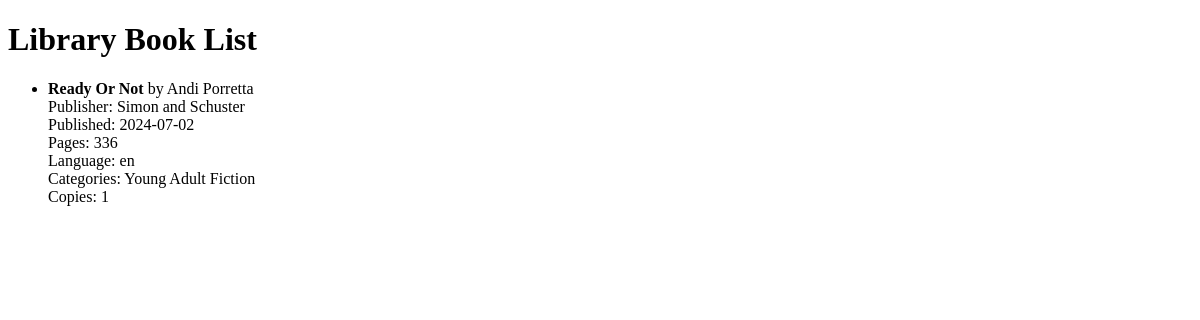
The page /books/ on the database as committed earlier.
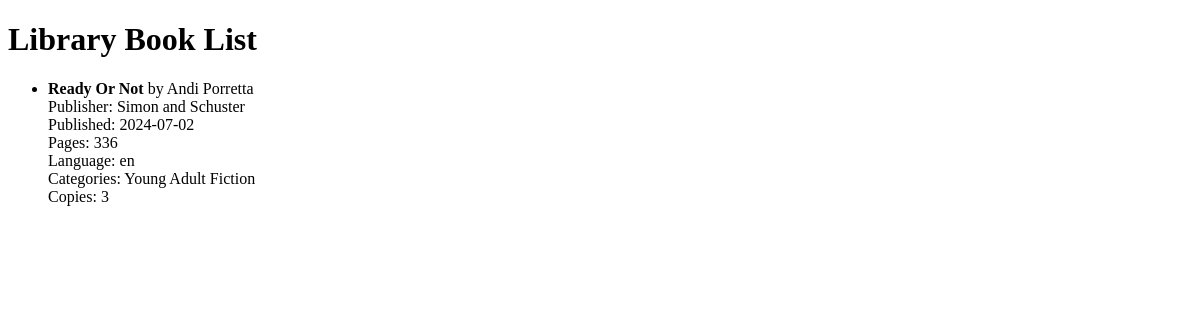
The same page on the database as committed later.
### books/models.py (models this page shows, shortened)
class Book(models.Model):
    title = models.CharField(max_length=200)
    author = models.CharField(max_length=100)
    published_year = models.CharField(max_length=20, blank=True, null=True)
    publisher = models.CharField(max_length=200, blank=True, null=True)
    description = models.TextField(blank=True, null=True)
    page_count = models.IntegerField(blank=True, null=True)
    language = models.CharField(max_length=10, blank=True, null=True)
    categories = models.CharField(max_length=200, blank=True, null=True)
    isbn = models.CharField(max_length=20, null=True, blank=True)
    copies = models.PositiveIntegerField(default=1)
    price = models.DecimalField(max_digits=6, decimal_places=2, null=True, blank=True)
    hardback_copies = models.PositiveIntegerField(null=True, blank=True)
    papperback_copies = models.PositiveIntegerField(null=True, blank=True)
    new_copies = models.PositiveIntegerField(null=True, blank=True)
    used_copies = models.PositiveIntegerField(null=True, blank=True)

### books/views.py (the view)
# urls.py: path('books/', book_list, name='book_list'),
def book_list(request):
    books = Book.objects.all()
    return render(request, 'books/book_list.html', {'books': books})

### books/templates/books/book_list.html (shortened to what this page needs)
<!DOCTYPE html>
<html>
<head>
</head>
<body>
    <h1>Library Book List</h1>
    <ul>
        {% for book in books %}
            <li>
                <strong>{{ book.title }}</strong> by {{ book.author }}<br>
                {% if book.publisher %}Publisher: {{ book.publisher }}<br>{% endif %}
                {% if book.published_year %}Published: {{ book.published_year }}<br>{% endif %}
                {% if book.page_count %}Pages: {{ book.page_count }}<br>{% endif %}
                {% if book.language %}Language: {{ book.language }}<br>{% endif %}
                {% if book.categories %}Categories: {{ book.categories }}<br>{% endif %}
                Copies: {{ book.copies }}
            </li>
        {% empty %}
            <li>No books found.</li>
        {% endfor %}
    </ul>
</body>
</html>

Rows that differ between the two databases and show on the page:
changed Book "Ready Or Not": copies "1" → "3"
